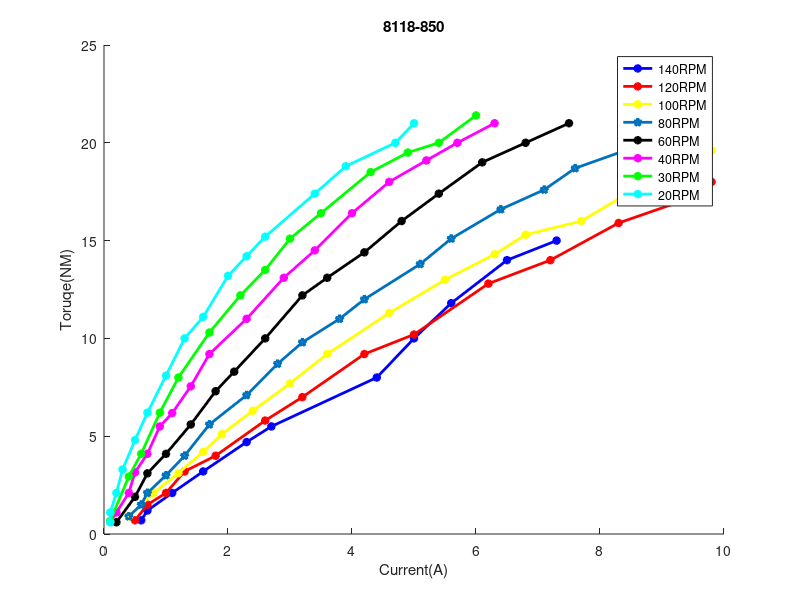

MATLAB code for this plot:
clc;
clear;
NN1 = [0.7
1.2
2.1
3.2
4.7
5.5
8
10
11.8
14
15

    ]';
NN2 = [0.7
1.5
2.1
3.2
4
5.8
7
9.2
10.2
12.8
14
15.9
17
18

    ]';
NN3 = [0.9
2.1
3.115
4.2
5.1
6.3
7.7
9.2
11.3
13
14.3
15.3
16
17.7
19.6

    ]';
NN4 = [0.9
1.5
2.1
3
4
5.6
7.1
8.7
9.8
11
12
13.8
15.1
16.6
17.6
18.7
19.6
20.7

    ]';
NN5 = [0.6
1.9
3.1
4.1
5.6
7.3
8.3
10
12.2
13.1
14.4
16
17.4
19
20
21

    ]';
NN6 = [0.62
1.1
2.1
3.148
4.1
5.5
6.18
7.55
9.2
11
13.1
14.5
16.4
18
19.1
20
21

    ]';
NN7 = [0.66
2.94
4.1
6.2
8
10.3
12.2
13.5
15.1
16.4
18.5
19.5
20
21.4

    ]';
NN8 = [0.6
1.1
2.1
3.3
4.8
6.2
8.1
10
11.1
13.2
14.2
15.2
17.4
18.8
20
21

    ]';
II1 = [0.6
0.7
1.1
1.6
2.3
2.7
4.4
5
5.6
6.5
7.3

    ]';
II2 = [0.5
0.7
1
1.3
1.8
2.6
3.2
4.2
5
6.2
7.2
8.3
9.3
9.8

    ]';
II3 = [0.4
0.8
1.2
1.6
1.9
2.4
3
3.6
4.6
5.5
6.3
6.8
7.7
8.6
9.8

    ]';
II4 = [0.4
0.6
0.7
1
1.3
1.7
2.3
2.8
3.2
3.8
4.2
5.1
5.6
6.4
7.1
7.6
8.4
9

    ]';
II5 = [0.2
0.5
0.7
1
1.4
1.8
2.1
2.6
3.2
3.6
4.2
4.8
5.4
6.1
6.8
7.5

    ]';
II6 = [0.1
0.2
0.4
0.5
0.7
0.9
1.1
1.4
1.7
2.3
2.9
3.4
4
4.6
5.2
5.7
6.3

    ]';
II7 = [0.1
0.4
0.6
0.9
1.2
1.7
2.2
2.6
3
3.5
4.3
4.9
5.4
6

    ]';
II8 = [0.1
0.1
0.2
0.3
0.5
0.7
1
1.3
1.6
2
2.3
2.6
3.4
3.9
4.7
5
    ]';
fig = figure;
% set(fig,'position',get(0,'ScreenSize'));
hold all;
plot(II1,NN1,'-*b','LineWidth',2);
plot(II2,NN2,'-*r','LineWidth',2);
plot(II3,NN3,'-*y','LineWidth',2);
plot(II4,NN4,'-p','LineWidth',2);
plot(II5,NN5,'-*k','LineWidth',2);
plot(II6,NN6,'-*m','LineWidth',2);
plot(II7,NN7,'-*g','LineWidth',2);
plot(II8,NN8,'-*c','LineWidth',2);
legend('140RPM','120RPM','100RPM','80RPM','60RPM','40RPM','30RPM','20RPM','postion');
title('8118-850');
xlabel('Current(A)');
ylabel('Toruqe(NM)');